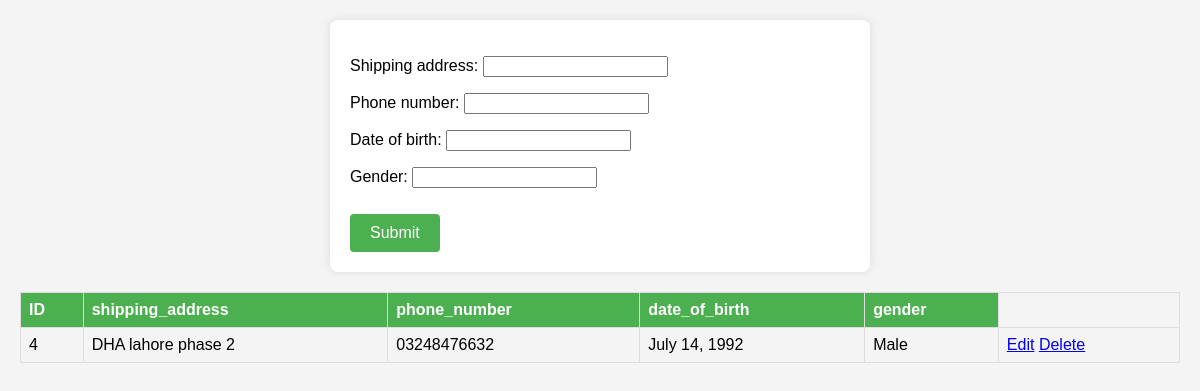
/profile/, run on the app's committed database.
### webDB/models.py (models this page shows)
class UserProfile(models.Model):
    id = models.AutoField(primary_key=True)
    shipping_address = models.CharField(max_length=200)
    phone_number = models.CharField(max_length=20)
    date_of_birth = models.DateField(default='')
    gender = models.CharField(max_length=20)

### webDB/views.py (the view)
# urls.py: path("profile/", UserProfileview, name="profile"),
def UserProfileview(request):
    success = False
    if request.method == 'POST':
        form= User_Profile(request.POST)
        data = None
        if form.is_valid():
            form.save()
            success = True
            form= User_Profile()
            data=UserProfile.objects.all()
    else:
        form= User_Profile()
        data=UserProfile.objects.all()
    return render (request, 'userprofile.html', {'form': form, 'data': data, 'success': success})

### webDB/forms.py
class User_Profile(forms.ModelForm):
    class Meta:
        model = UserProfile
        fields = ['shipping_address', 'phone_number', 'date_of_birth', 'gender']

### webDB/templates/userprofile.html (shortened to what this page needs)
<!DOCTYPE html>
<html lang="en">
<head>
    <link rel="stylesheet" href="https://cdnjs.cloudflare.com/ajax/libs/toastr.js/latest/toastr.min.css">
</head>
<body>
    <form action="{% url 'profile' %}" method="post">
        {{ form.as_p }}
        <input type="submit" value="Submit">
    </form>
    <table>
        <thead>
            <tr>
                <th>ID</th>
                <th>shipping_address</th>
                <th>phone_number</th>
                <th>date_of_birth</th>
                <th>gender</th>
            </tr>
        </thead>
        <tbody>
            {% for data in data %}
            <tr>
                <td>{{ data.id }}</td>
                <td>{{ data.shipping_address }}</td>
                <td>{{ data.phone_number }}</td>
                <td>{{ data.date_of_birth }}</td>
                <td>{{ data.gender }}</td>
                <td class="action-buttons">
                    <a href="{% url 'update1' data.id %}" class="btn btn-edit">Edit</a>
                    <a href="{% url 'delete1' data.id %}" class="btn btn-delete">Delete</a>
                </td>
            </tr>
            {% endfor %}
        </tbody>
    </table>
</body>
</html>

### webDB/templates/userprofile.html (style rules this page uses)
body { font-family: Arial, sans-serif; background-color: #f4f4f4; margin: 0; padding: 20px; }
form { background: #fff; padding: 20px; margin: 0 auto; box-shadow: 0 0 10px rgba(0, 0, 0, 0.1); max-width: 500px; border-radius: 8px; }
input[type="submit"] { background-color: #4CAF50; color: white; border: none; padding: 10px 20px; text-align: center; text-decoration: none; display: inline-block; font-size: 16px; margin-top: 10px; border-radius: 4px; cursor: pointer; }
table { width: 100%; margin-top: 20px; border-collapse: collapse; }
table, th, td { border: 1px solid #ddd; }
th, td { padding: 8px; text-align: left; }
th { background-color: #4CAF50; color: white; }

### data on the page
UserProfile: id "4", shipping_address "DHA lahore phase 2", phone_number "03248476632", date_of_birth "July 14, 1992", gender "Male"
